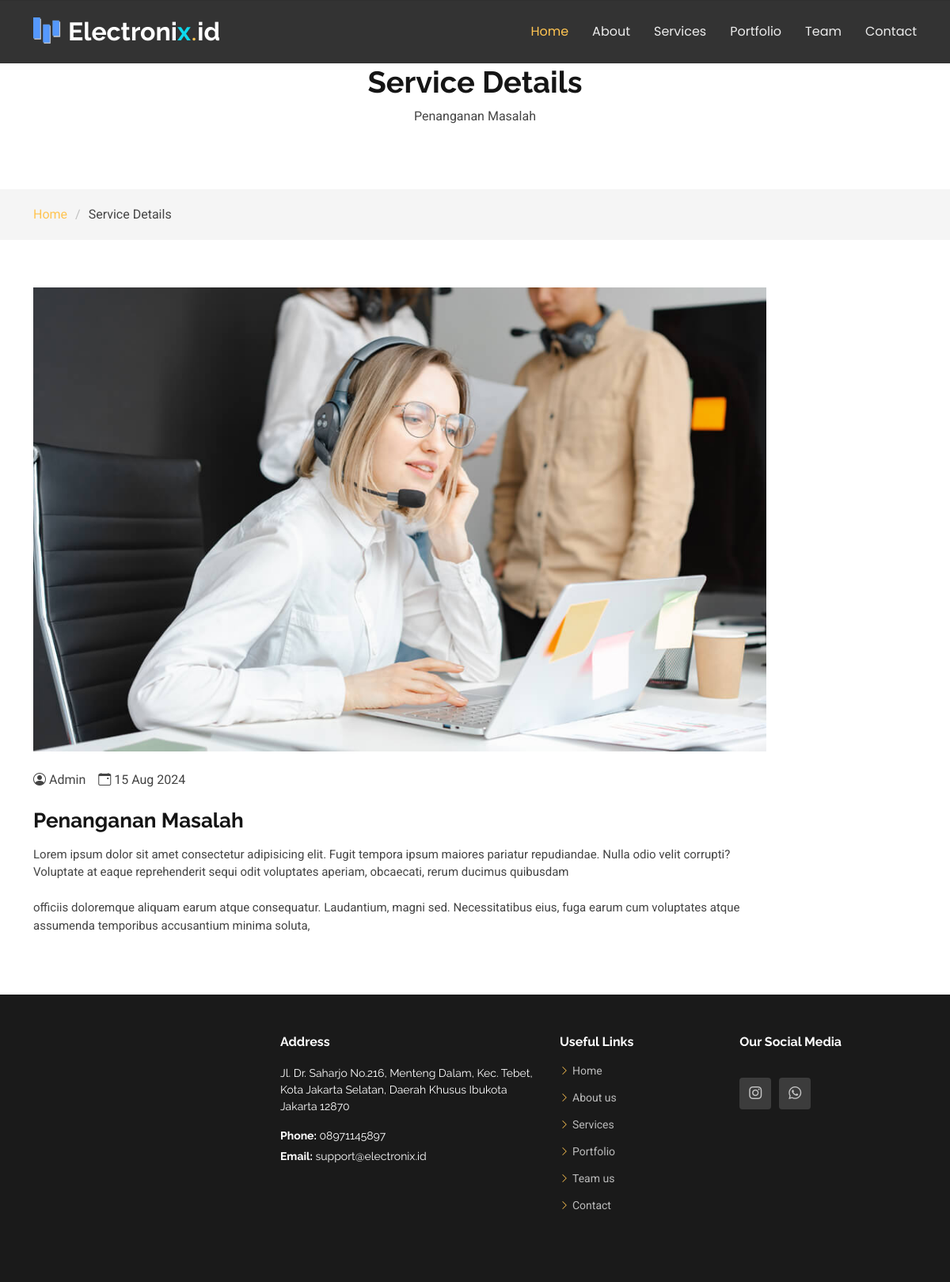
Page /home/service_detail/penanganan_masalah on the committed database.
### tables this page shows
CREATE TABLE `service` (
  `id` int(11) NOT NULL,
  `judul` varchar(550) NOT NULL,
  `slug` varchar(550) NOT NULL,
  `isi_service` text NOT NULL,
  `created_by` varchar(255) NOT NULL,
  `created_at` int(11) NOT NULL,
  `image` varchar(550) NOT NULL
);

CREATE TABLE `contact` (
  `id` int(11) NOT NULL,
  `image` varchar(550) NOT NULL,
  `alamat` varchar(550) NOT NULL,
  `telp` varchar(550) NOT NULL,
  `email` varchar(250) NOT NULL,
  `instagram` varchar(550) NOT NULL,
  `wa` varchar(250) NOT NULL,
  `maps` varchar(9999) NOT NULL
);

### application/controllers/Home.php (called while the page is built, shortened)
<?php
class Home extends CI_Controller {
	public function __construct()
    {
        $this->load->library('email');
    }
	public function service_detail($slug)
	{
		$data['judul'] = 'Detail Service';
		$data['service'] = $this->db->get_where('service', ['slug' => $slug])->row_array();
		$data['contact'] = $this->db->get_where('contact')->result_array();
		$this->load->view('template/home_header', $data);
        $this->load->view('template/service_navbar', $data);
		$this->load->view('home/service_detail', $data);
        $this->load->view('template/home_footer', $data);
	}
}

### index.php (called while the page is built, shortened)
<?php
require_once BASEPATH.'core/CodeIgniter.php';

### application/views/home/service_detail.php (the view)
<body class="service-details-page">
<main class="main">
<div class="page-title" data-aos="fade">
  <div class="heading">
    <div class="container">
      <div class="row d-flex justify-content-center text-center">
        <div class="col-lg-8">
          <h1>Service Details</h1>
          <p class="mb-0"><?= $service['judul'] ?></p>
        </div>
      </div>
    </div>
  </div>
  <nav class="breadcrumbs">
    <div class="container">
      <ol>
        <li><a href="<?= base_url('home/index') ?>">Home</a></li>
        <li class="current">Service Details</li>
      </ol>
    </div>
  </nav>
</div>
<section id="service-details" class="service-details section">
  <div class="container">
    <div class="row gy-5">
      <div class="col-lg-10" data-aos="fade-up" data-aos-delay="200">
        <img src="<?= base_url('front-end/assets/img/service/').$service['image']; ?>" alt="img-fluid" class="img-fluid services-img mb-4">
        <div class="d-flex align-items-center mb-4">
          <div class="me-3 d-flex align-items-center">
            <i class="bi bi-person-circle me-1"></i>
            <span><?= $service['created_by']; ?></span>
          </div>
          <div class="d-flex align-items-center">
            <i class="bi bi-calendar-event me-1"></i>
            <span><?= date('d M Y', ($service['created_at'])); ?></span>
          </div>
        </div>
        <h3><?= $service['judul'] ?></h3>
        <p style="text-align: justify;"><?= $service['isi_service']; ?></p>
      </div>
    </div>
  </div>
</section>
</body>

### application/views/template/home_footer.php (shortened to what this page needs)
<footer id="footer" class="footer">
<div class="footer-top">
    <div class="container">
      <div class="row gy-4">
        <?php foreach($contact as $ct) : ?>
          <div class="col-lg-7 col-md-12 footer-about d-flex align-items-start justify-content-between flex-column flex-lg-row">
              <div class="footer-contact ms-lg-4 mt-3 mt-lg-0 text-lg-start text-center">
                  <h4>Address</h4>
                  <p><?= $ct['alamat'] ?></p>
                  <p class="mt-3"><strong>Phone:</strong> <span><?= $ct['telp'] ?></span></p>
                  <p><strong>Email:</strong> <span><?= $ct['email'] ?></span></p>
              </div>
          </div>
          <?php endforeach; ?>
          <div class="col-lg-4 col-md-6 d-flex flex-column flex-md-row justify-content-between">
            <div class="footer-links">
              <h4>Useful Links</h4>
                <ul>
                  <li><i class="bi bi-chevron-right"></i> <a href="<?= base_url('home/index/') ?>#hero">Home</a></li>
                  <li><i class="bi bi-chevron-right"></i> <a href="<?= base_url('home/index/') ?>#about">About us</a></li>
                  <li><i class="bi bi-chevron-right"></i> <a href="<?= base_url('home/index/') ?>#services">Services</a></li>
                  <li><i class="bi bi-chevron-right"></i> <a href="<?= base_url('home/index/') ?>#portfolio">Portfolio</a></li>
                  <li><i class="bi bi-chevron-right"></i> <a href="<?= base_url('home/index/') ?>#team">Team us</a></li>
                  <li><i class="bi bi-chevron-right"></i> <a href="#contact">Contact</a></li>
            </ul>
        </div>
        <div class="footer-newsletter mt-2 mt-md-0 ms-md-3">
          <h4>Our Social Media</h4>
          <div class="social-links d-flex mt-4">
            <?php foreach($contact as $ct) : ?>
            <a href="<?= $ct['instagram'] ?>" target="_blank"><i class="bi bi-instagram"></i></a>
            <a href="<?= $ct['wa'] ?>" target="_blank"><i class="bi bi-whatsapp"></i></a>
          </div>
        </div>
        <?php endforeach;?>
      </div>
    </div>
  </div>
</footer>
</body>
</html>

### front-end/assets/css/main.css (style rules this page uses)
:root { --default-font: "Roboto", system-ui, -apple-system, "Segoe UI", Roboto, "Helvetica Neue", Arial, "Noto Sans", "Liberation Sans", sans-serif, "Apple Color Emoji", "Segoe UI Emoji", "Segoe UI Symbol", "Noto Color Emoji"; --heading-font: "Raleway", sans-serif; --nav-font: "Poppins", sans-serif; }
:root { --background-color: #ffffff; --default-color: #444444; --heading-color: #151515; --accent-color: #ffc451; --contrast-color: #312f2f; }
:root { --nav-color: rgba(255, 255, 255, 0.905); --nav-hover-color: #ffc451; --nav-dropdown-background-color: #ffffff; --nav-dropdown-color: #212529; --nav-dropdown-hover-color: #ffc451; }
:root { --footer-background-color: #000000; }
:root { scroll-behavior: smooth; }
body { color: var(--default-color); background-color: var(--background-color); font-family: var(--default-font); }
a { color: var(--accent-color); text-decoration: none; transition: 0.3s; }
h1, h2, h3, h4, h5, h6 { color: var(--heading-color); font-family: var(--heading-font); }
.footer { --background-color: var(--footer-background-color); --default-color: #ffffff; --heading-color: #ffffff; color: var(--default-color); background-color: var(--background-color); font-size: 14px; position: relative; }
.footer .footer-top { padding: 50px 0; background-color: color-mix(in srgb, var(--footer-background-color) 90%, white 10%); }
.footer .footer-about { display: flex; flex-direction: row; align-items: center; justify-content: space-between; }
.footer .footer-about .footer-contact { margin-left: 20px; text-align: left; }
.footer .footer-about p { font-size: 14px; font-family: var(--heading-font); }
.footer .social-links a { color: color-mix(in srgb, var(--default-color), transparent 30%); background-color: color-mix(in srgb, var(--default-color) 5%, white 10%); display: flex; align-items: center; justify-content: center; width: 40px; height: 40px; border-radius: 4px; font-size: 16px; margin-right: 10px; transition: 0.3s; }
.footer h4 { font-size: 16px; font-weight: bold; position: relative; padding-bottom: 12px; }
.footer .footer-links { margin-bottom: 30px; }
.footer .footer-links ul { list-style: none; padding: 0; margin: 0; }
.footer .footer-links ul i { margin-right: 4px; font-size: 12px; line-height: 0; color: var(--accent-color); }
.footer .footer-links ul li { padding: 10px 0; display: flex; align-items: center; }
.footer .footer-links ul li:first-child { padding-top: 0; }
.footer .footer-links ul a { color: color-mix(in srgb, var(--default-color), transparent 30%); display: inline-block; line-height: 1; }
.footer .footer-contact p { margin-bottom: 5px; }
.page-title { color: var(--default-color); background-color: var(--background-color); position: relative; }
.page-title .heading { padding: 80px 0; border-top: 1px solid color-mix(in srgb, var(--default-color), transparent 90%); }
.page-title .heading h1 { font-size: 38px; font-weight: 700; }
.page-title nav { background-color: color-mix(in srgb, var(--default-color), transparent 95%); padding: 20px 0; }
.page-title nav ol { display: flex; flex-wrap: wrap; list-style: none; margin: 0; padding: 0; font-size: 16px; font-weight: 400; }
.page-title nav ol li+li { padding-left: 10px; }
.page-title nav ol li+li::before { content: "/"; display: inline-block; padding-right: 10px; color: color-mix(in srgb, var(--default-color), transparent 70%); }
section, .section { color: var(--default-color); background-color: var(--background-color); padding: 60px 0; scroll-margin-top: 80px; overflow: clip; }
.service-details .services-img { margin-bottom: 20px; }
.service-details h3 { font-size: 26px; font-weight: 700; }
.service-details p { font-size: 15px; }

### rows in the picture
service: judul "Penanganan Masalah", image (picture), created_by "Admin", created_at "15 Aug 2024", isi_service "Lorem ipsum dolor sit amet consectetur adipisicing elit. Fugit tempora ipsum maiores pariatur repudiandae. Nulla odio velit corrupti? Voluptate at eaque reprehenderit sequi odit voluptates aperiam, obcaecati, rerum ducimus quibusdam officiis doloremque aliquam earum atque consequatur. Laudantium, magni sed. Necessitatibus eius, fuga earum cum voluptates atque assumenda temporibus accusantium minima soluta,"
contact: alamat "Jl. Dr. Saharjo No.216, Menteng Dalam, Kec. Tebet, Kota Jakarta Selatan, Daerah Khusus Ibukota Jakarta 12870", telp "08971145897", email "support@electronix.id"
